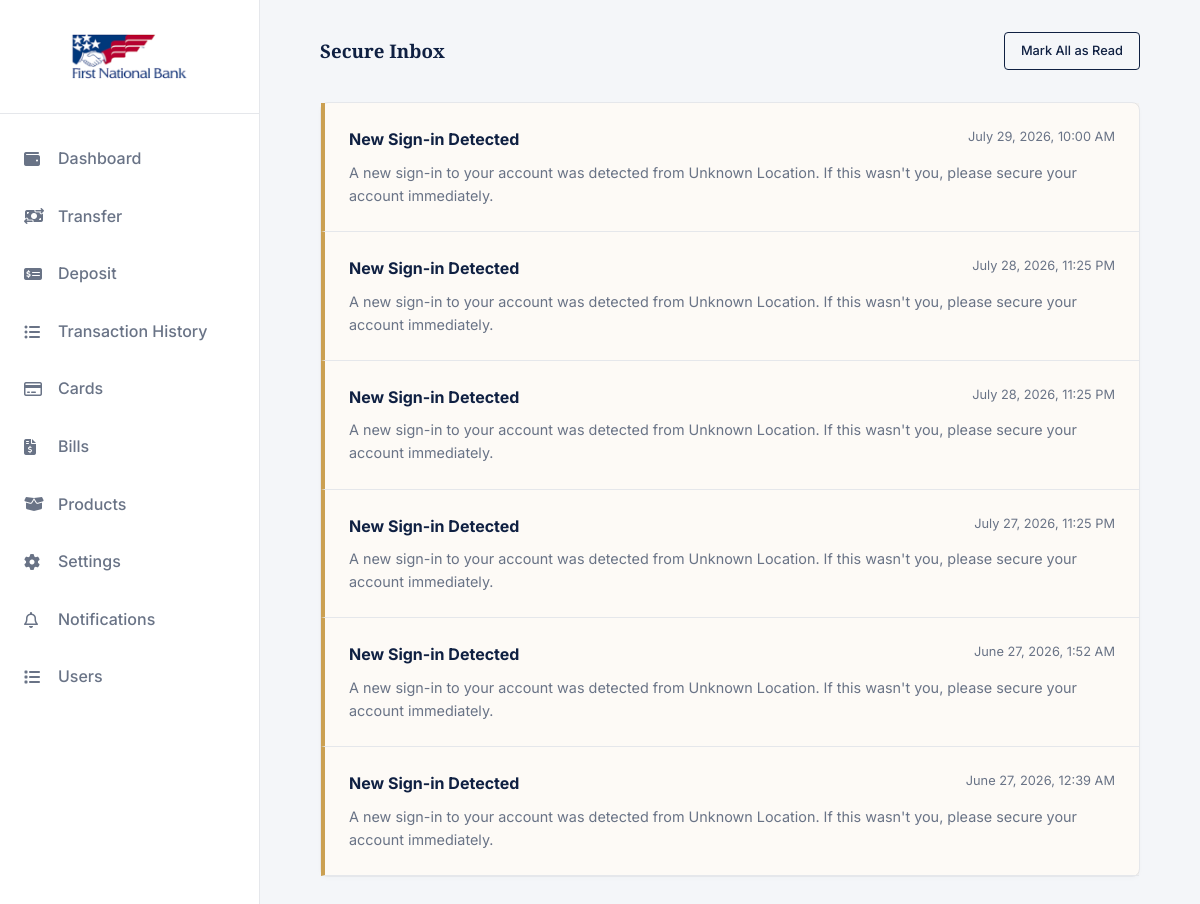
The page /notifications/ (signed in) on the database as committed earlier.
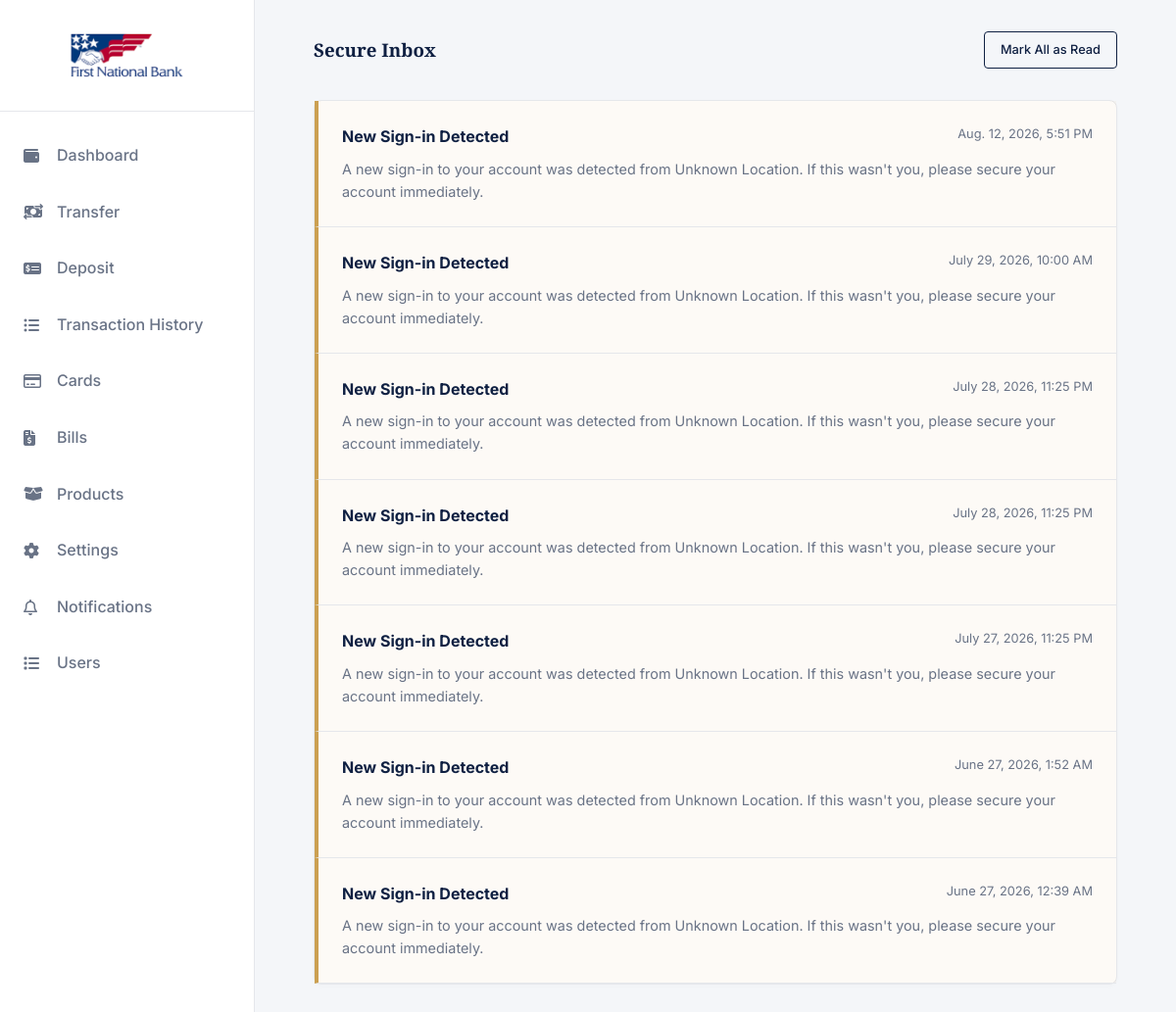
The same page on the database as committed later.
### app/models.py (models this page shows, shortened)
class Notification(models.Model):
    class NotificationType(models.TextChoices):
        TRANSACTION = "TRANSACTION", "Transaction alert"
        SECURITY    = "SECURITY",    "Security alert"
        SYSTEM      = "SYSTEM",      "System message"
        PROMOTION   = "PROMOTION",   "Promotion"
    id                = models.UUIDField(primary_key=True, default=uuid.uuid4, editable=False)
    user              = models.ForeignKey(User, on_delete=models.CASCADE, related_name="notifications")
    transaction       = models.ForeignKey(
        Transaction,
        null=True, blank=True,
        on_delete=models.SET_NULL,
        related_name="notifications",
    )
    notification_type = models.CharField(max_length=20, choices=NotificationType.choices)
    title             = models.CharField(max_length=255)
    message           = models.TextField()
    is_read           = models.BooleanField(default=False)
    created_at        = models.DateTimeField(auto_now_add=True, db_index=True)
    class Meta:
        db_table = "notifications"
        ordering = ["-created_at"]

### app/views.py (the view)
# urls.py: path('notifications/', notificationList, name='notifications'),
@login_required(login_url='accounts:login')
def notificationList(request):
    if 'read' in request.GET:
        Notification.objects.filter(user=request.user, is_read=False).update(is_read=True)  # 👈 update first, no slice
    notifs = Notification.objects.filter(user=request.user)[:20]
    context = {
        'notifs': notifs
    }
    return render(request, 'User/notifications.html', context)

### templates/User/notifications.html (shortened to what this page needs)
{% extends 'base.html' %}
{% load static %}
{% load humanize %}
{% block content %}
        <main class="main-content">
            <div class="top-bar">
                <h3>Secure Inbox</h3>
                <a href="?read=true" class="btn btn-outline" style="padding: 0.5rem 1rem; font-size: 0.8rem;">Mark All as Read</a>
            </div>
            <div class="card" style="padding: 0;">
                <ul style="list-style: none;">
                {% for notif in notifs %}
                    {% if not notif.is_read %}
                    <li style="padding: 1.5rem; border-bottom: 1px solid var(--border-color);
                        background-color: {% if notif.is_read %}transparent{% else %}rgba(203, 160, 82, 0.05){% endif %};
                        border-left: 4px solid var(--brand-accent);">
                        <div style="display: flex; justify-content: space-between; margin-bottom: 0.5rem;">
                            <strong style="color: var(--brand-primary);">{{ notif.title }}</strong>
                            <span style="font-size: 0.8rem; color: var(--text-secondary);">
                                {{ notif.created_at|date:"N j, Y" }}, {{ notif.created_at|time:"g:i A" }}
                            </span>
                        </div>
                        <p style="font-size: 0.9rem; color: var(--text-secondary);">{{ notif.message }}</p>
                    </li>
                    {% endif %}
                {% empty %}
                <li style="padding: 1.5rem; color: var(--text-secondary);">No notifications yet.</li>
                {% endfor %}
                </ul>
            </div>
        </main>
{% endblock %}

Rows that differ between the two databases and show on the page:
added Notification: title "New Sign-in Detected", created_at "Aug. 12, 2026", created_at "5:51 PM", message "A new sign-in to your account was detected from Unknown Location. If this wasn't you, please secure your account immediately."
